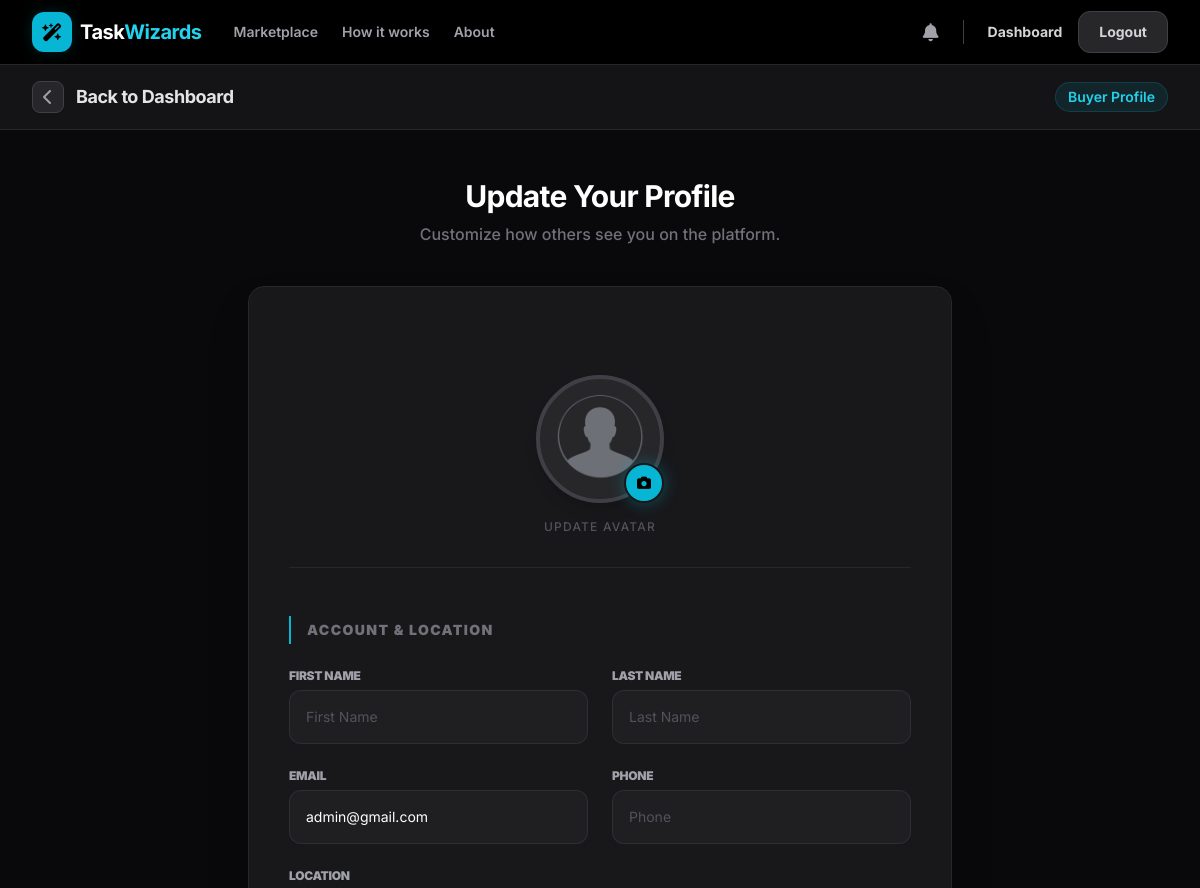
The app's page /buyer/profile/edit/ (signed in, upper part), older data.
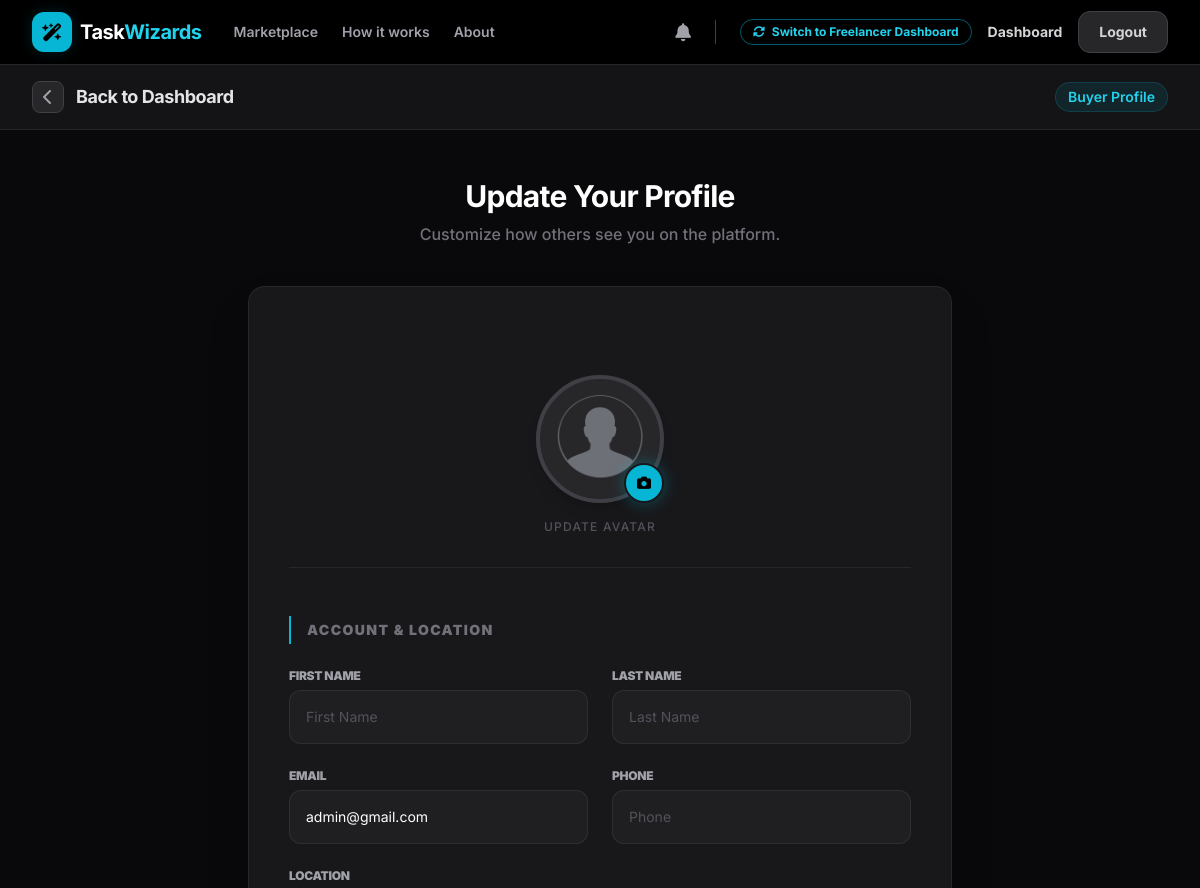
The same page, newer data.
### account/views.py (the view, shortened to what this page needs)
# urls.py: path("buyer/profile/edit/", BuyerProfileUpdateView.as_view(), name="buyer_profile_edit"),
class BuyerProfileUpdateView(LoginRequiredMixin, BuyerRequiredMixin, UpdateView):
    model = BuyerProfile
    form_class = BuyerProfileForm
    template_name = "buyer/profile_edit.html"
    success_url = reverse_lazy("buyer_dashboard")
    def get_object(self):
        return self.request.user.buyer_profile
    def get_context_data(self, **kwargs):
        context = super().get_context_data(**kwargs)
        if "user_form" not in context:
            context["user_form"] = UserUpdateForm(instance=self.request.user)
        return context

### account/forms.py
class BuyerProfileForm(forms.ModelForm):
    photo = forms.ImageField(widget=forms.FileInput(attrs={"class": "form-control"}), required=False)
    class Meta:
        model = BuyerProfile
        exclude = ["owner"]
        widgets = {
            "bio": forms.TextInput(attrs={"class": "form-control","placeholder": "Write something about yourself"}),
            "company_name": forms.TextInput(attrs={"class": "form-control", "placeholder": "Company Name"}),
            "interests": forms.TextInput(attrs={"class": "form-control", "placeholder": "e.g. Design, Marketing, Development"}),
            "website": forms.URLInput(attrs={"class": "form-control", "placeholder": "Website URL"}),
            "address": forms.Textarea(attrs={"class": "form-control", "placeholder": "Enter your address", "rows": 3}),
        }

### account/views.py (called while the page is built)
    def dispatch(self, request, *args, **kwargs):
        if not request.user.is_buyer:
            return redirect(f"{reverse('access_denied')}?role=Client")
        return super().dispatch(request, *args, **kwargs)

### account/templates/buyer/profile_edit.html (shortened to what this page needs)
{% extends "account/base.html" %}
{% block content %}
<nav class="bg-zinc-900/80 backdrop-blur-md border-b border-zinc-800 sticky top-0 z-40">
    <div class="max-w-7xl mx-auto px-4 sm:px-6 lg:px-8">
        <div class="flex justify-between h-16">
            <div class="flex items-center">
                <a href="{% url 'buyer_dashboard' %}" class="flex items-center group">
                    <div class="flex-shrink-0 flex items-center justify-center w-8 h-8 rounded-lg bg-zinc-800 text-zinc-400 group-hover:bg-cyan-500 group-hover:text-black transition-all mr-3 border border-zinc-700">
                        <i class="fa-solid fa-chevron-left"></i>
                    </div>
                    <span class="text-lg font-bold text-zinc-200 tracking-tight">Back to Dashboard</span>
                </a>
            </div>
            <div class="flex items-center">
                <span class="text-sm font-semibold px-3 py-1 bg-cyan-500/10 text-cyan-400 rounded-full border border-cyan-500/20">Buyer Profile</span>
            </div>
        </div>
    </div>
</nav>
<div class="max-w-3xl mx-auto px-4 sm:px-6 lg:px-8 py-12 w-full">
    <div class="text-center mb-10">
        <h1 class="text-3xl font-bold text-white tracking-tight">Update Your Profile</h1>
        <p class="text-zinc-500 mt-2 font-medium">Customize how others see you on the platform.</p>
    </div>
    <div class="bg-zinc-900 border border-zinc-800 rounded-2xl overflow-hidden shadow-2xl">
        <div class="p-8 sm:p-10">
            <form method="POST" enctype="multipart/form-data" class="space-y-12">
                <div class="flex flex-col items-center pb-8 border-b border-zinc-800">
                    <div class="relative group">
                        <div class="w-32 h-32 rounded-full border-4 border-zinc-700 shadow-lg overflow-hidden bg-zinc-800">
                            {% if request.user.buyer_profile.photo %}
                                <img src="{{ request.user.buyer_profile.photo.url }}" alt="Profile" class="w-full h-full object-cover">
                            {% else %}
                                <div class="w-full h-full flex items-center justify-center text-zinc-600">
                                    <i class="fa-solid fa-user text-5xl"></i>
                                </div>
                            {% endif %}
                        </div>
                        <label for="{{ form.photo.id_for_label }}" class="absolute bottom-0 right-0 w-10 h-10 bg-cyan-500 text-black rounded-full flex items-center justify-center cursor-pointer shadow-lg hover:bg-cyan-400 transition-colors border-2 border-zinc-900" style="box-shadow: 0 0 15px rgba(6,182,212,0.35)">
                            <i class="fa-solid fa-camera text-sm"></i>
                        </label>
                    </div>
                    <p class="text-xs text-zinc-600 mt-4 font-medium uppercase tracking-widest">Update Avatar</p>
                </div>
                <div class="space-y-6">
                    <h3 class="text-sm font-black text-zinc-500 uppercase tracking-widest border-l-2 border-cyan-500 pl-4 py-1">Account & Location</h3>
                    <div class="grid grid-cols-1 md:grid-cols-2 gap-6">
                        {% for field in user_form %}
                            {% if field.name != 'linkedin_profile' and field.name != 'twitter_profile' %}
                            <div class="space-y-1.5">
                                <label for="{{ field.id_for_label }}" class="block text-xs font-black text-zinc-400 uppercase tracking-tight">{{ field.label }}</label>
                                {{ field }}
                            </div>
                            {% endif %}
                        {% endfor %}
                    </div>
                </div>
            </form>
        </div>
    </div>
</div>
{% endblock content %}

Row changes from the older to the newer data that the page shows:
changed User "admin@gmail.com": is_seller False → True (drawn)
Text that changed along with them:
text now shown: "Switch to Freelancer Dashboard"
